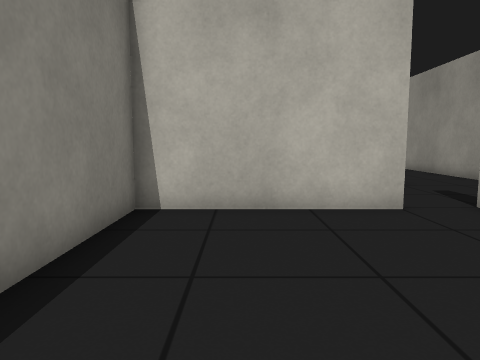
view 1 (above)

16 first-person views from a walk through a Gazebo world. The camera is 0.7 m above the floor, tilts 6° down and sees 70° across. The floor is counted in squares, 0.5 m on a side. Each view is taken from the middle of a square. On the plan, view 1 faces up. The plan holds only what a view shows up to about 15 squares ahead; the rest is blank.

view 2
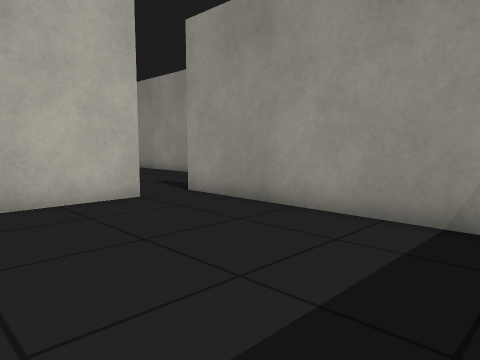

view 3
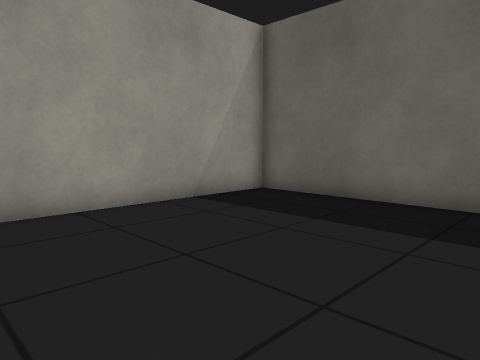

view 4
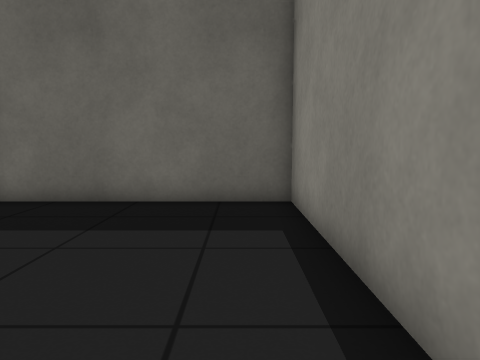

view 5
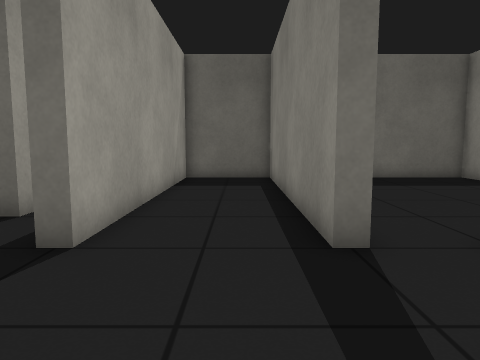

view 6
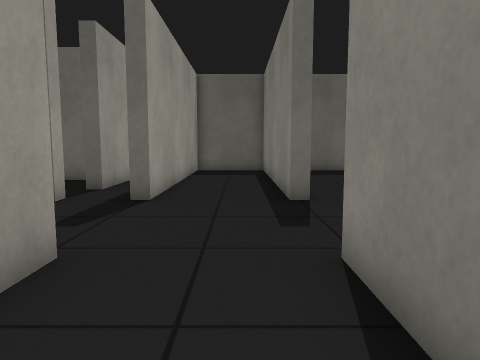

view 7
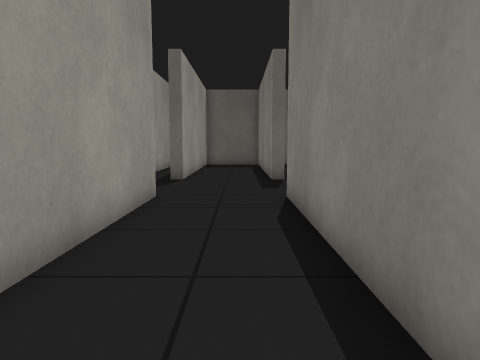

view 8
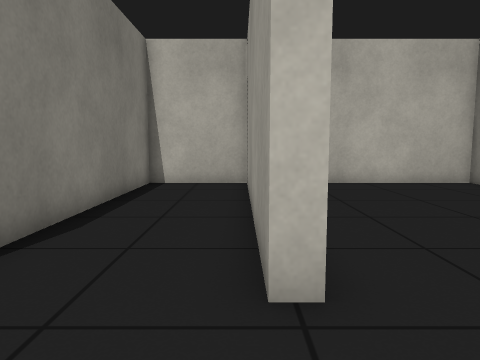

view 9
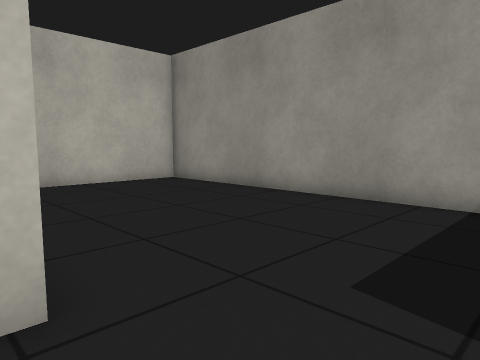

view 10
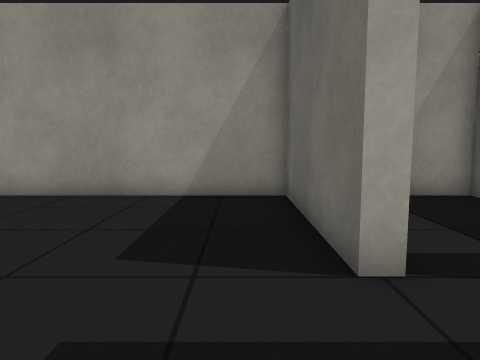

view 11
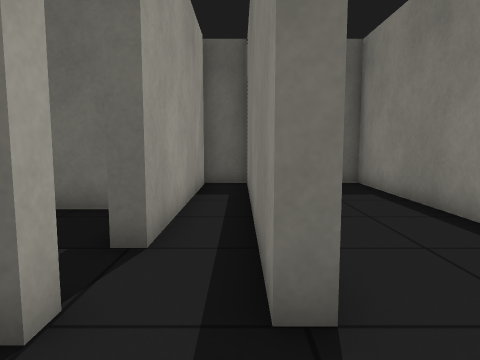

view 12
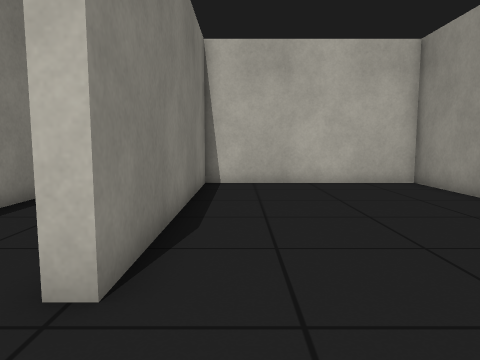

view 13
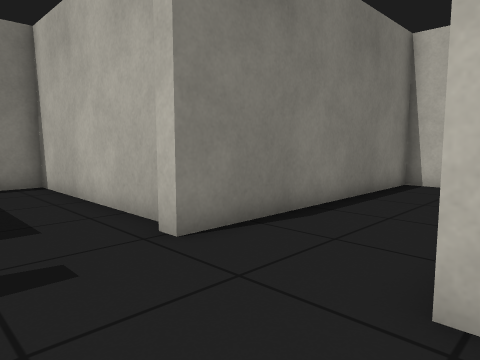

view 14
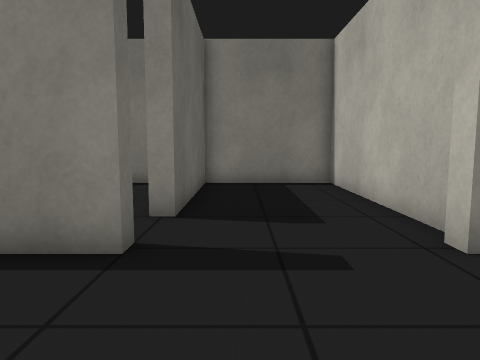

view 15
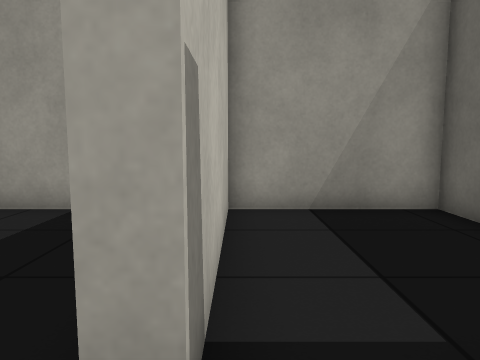

view 16
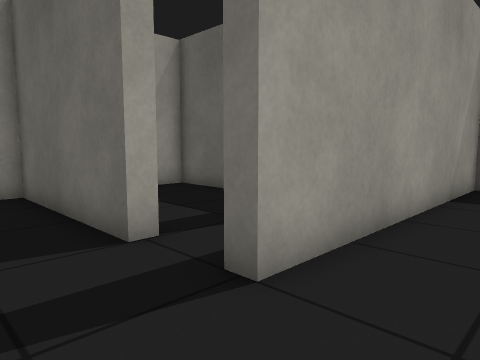

### Floor plan
Ten units are one square. View 1 is at (0, 0); x grows to the right and y downward. Boxes are objects, and circles mark ways between rooms. Rooms are numbered by the first view taken in them; rooms with no view inside come last. Other rooms are left out.
<svg viewBox="-28 -217 206 245">
<path fill="none" stroke="#000" d="M35 -77 35 -72 -23 -72 -23 23 52 23 52 -75M92 -119 92 -212 57 -212 57 -119 52 -119M52 -75 57 -75 57 23 92 23 92 -75M115 -72 115 -77 173 -77 173 -212 98 -212 98 -119 92 -119M92 -75 98 -75M127 -27 173 -27 173 -72 115 -72M98 -75 98 23 114 23M112 20 112 -55 118 -55M47 -123 -23 -123 -23 -77 35 -77"/>
<circle cx="40" cy="-80" r="3" fill="#2a7"/>
<circle cx="90" cy="-95" r="3" fill="#2a7"/>
<circle cx="50" cy="-95" r="3" fill="#2a7"/>
<circle cx="105" cy="-70" r="3" fill="#2a7"/>
<text x="10" y="-30">1</text>
<text x="70" y="-100">2</text>
<text x="130" y="-150">3</text>
<text x="130" y="-50">4</text>
<text x="10" y="-100">5</text>
</svg>
Room 1 opens to room 5. Room 2 opens to room 3. Room 2 opens to room 5. Room 3 opens to room 4.

Where each view was taken, in squares from view 1:
view 1: 0 up, 0 right, facing up
view 2: 1 down, 1 left, facing up-right
view 3: 6 up, 2 left, facing down-right
view 4: 6 up, 1 left, facing down
view 5: 12 up, 7 right, facing down
view 6: 16 up, 7 right, facing down
view 7: 21 up, 7 right, facing down
view 8: 9 up, 9 right, facing up
view 9: 9 up, 9 right, facing up-right
view 10: 9 up, 8 right, facing right
view 11: 10 up, 10 right, facing down
view 12: 9 up, 11 right, facing up
view 13: 9 up, 10 right, facing up-left
view 14: 9 up, 10 right, facing left
view 15: 7 up, 10 right, facing right
view 16: 10 up, 7 right, facing down-right
